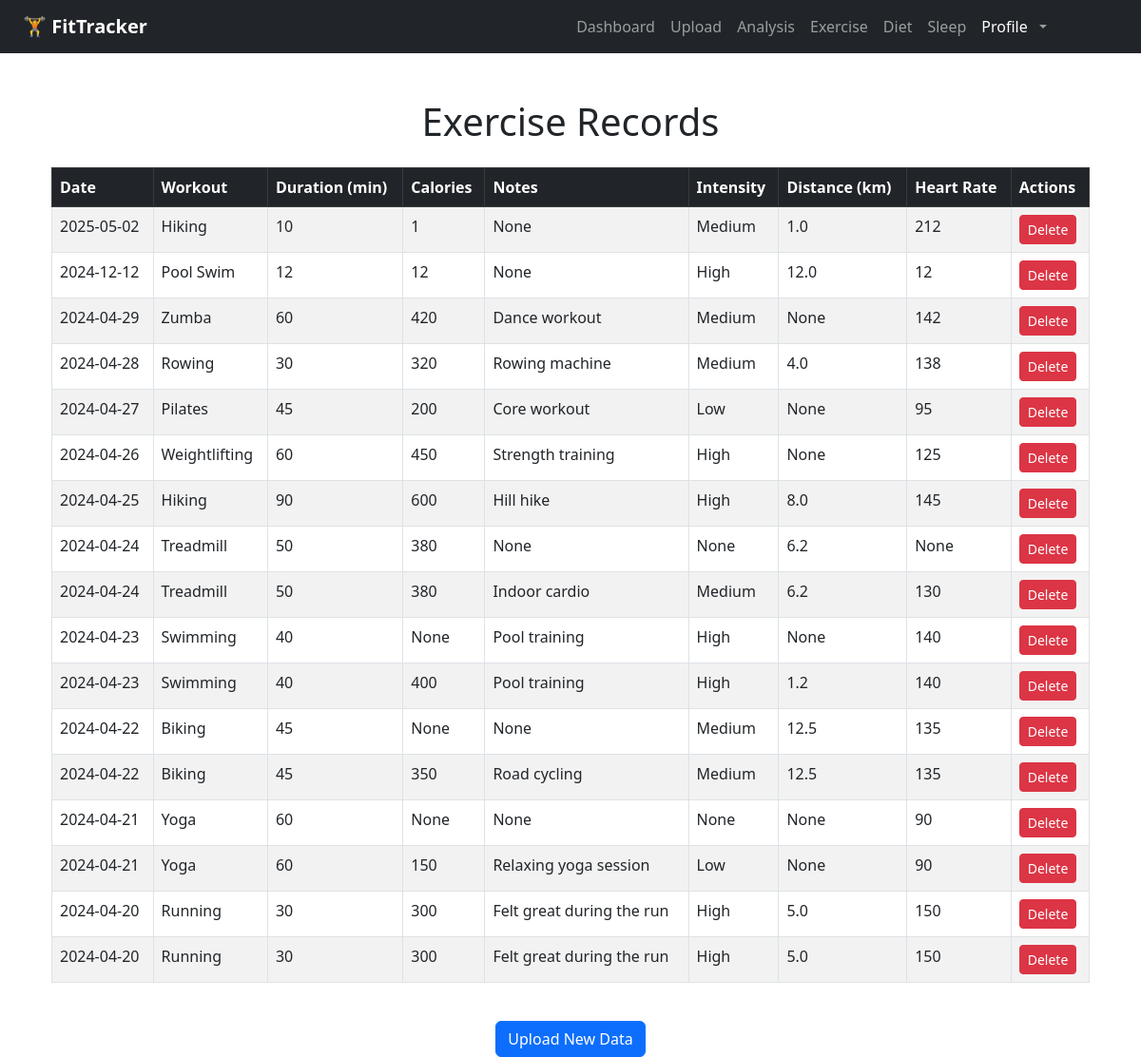
The page /records/exercise (signed in) on the database its author committed.
### app/models.py (models this page shows)
class ExerciseEntry(db.Model):
    id = db.Column(db.Integer, primary_key=True)
    user_id = db.Column(db.Integer, db.ForeignKey('user.id'))
    workout_type = db.Column(db.String(100))
    intensity = db.Column(db.String(50))
    duration = db.Column(db.Integer)
    distance = db.Column(db.Float)
    calories = db.Column(db.Integer)
    heart_rate = db.Column(db.Integer)
    date = db.Column(db.Date)
    notes = db.Column(db.Text)

### app/routes.py (the view)
@main.route("/records/exercise")
def exercise_records():
    if "user_id" not in session:
        return redirect(url_for("main.login"))
    records = ExerciseEntry.query.filter_by(user_id=session["user_id"]).order_by(ExerciseEntry.date.desc()).all()
    return render_template("exercise_records.html", records=records)

### app/templates/exercise_records.html (shortened to what this page needs)
{% extends "base.html" %}
{% block content %}
<div class="container mt-5">
    <h1 class="text-center mb-4">Exercise Records</h1>
    {% if records %}
        <div class="table-responsive">
            <table class="table table-striped table-bordered">
                <thead class="table-dark">
                    <tr>
                        <th>Date</th>
                        <th>Workout</th>
                        <th>Duration (min)</th>
                        <th>Calories</th>
                        <th>Notes</th>
                        <th>Intensity</th>
                        <th>Distance (km)</th>
                        <th>Heart Rate</th>
                        <th>Actions</th>
                    </tr>
                </thead>
                <tbody>
                    {% for entry in records %}
                    <tr>
                        <td>{{ entry.date }}</td>
                        <td>{{ entry.workout_type }}</td>
                        <td>{{ entry.duration }}</td>
                        <td>{{ entry.calories }}</td>
                        <td>{{ entry.notes }}</td>
                        <td>{{ entry.intensity }}</td>
                        <td>{{ entry.distance }}</td>
                        <td>{{ entry.heart_rate }}</td>
                        <td>
                            <form action="{{ url_for('main.delete_exercise', entry_id=entry.id) }}" method="POST" style="display:inline;">
                                <button type="submit" class="btn btn-danger btn-sm" onclick="return confirm('Are you sure you want to delete this record?');">Delete</button>
                            </form>
                        </td>
                    </tr>
                    {% endfor %}
                </tbody>
            </table>
        </div>
    {% else %}
        <p class="text-center">No exercise records found.</p>
    {% endif %}
    <div class="text-center mt-4">
        <a href="{{ url_for('main.upload') }}" class="btn btn-primary">Upload New Data</a>
    </div>
</div>
{% endblock %}

### rows shown on the page
ExerciseEntry: date "2025-05-02", workout_type "Hiking", duration "10", calories "1", notes "None", intensity "Medium", distance "1.0", heart_rate "212"
ExerciseEntry: date "2024-12-12", workout_type "Pool Swim", duration "12", calories "12", notes "None", intensity "High", distance "12.0", heart_rate "12"
ExerciseEntry: date "2024-04-29", workout_type "Zumba", duration "60", calories "420", notes "Dance workout", intensity "Medium", distance "None", heart_rate "142"
ExerciseEntry: date "2024-04-28", workout_type "Rowing", duration "30", calories "320", notes "Rowing machine", intensity "Medium", distance "4.0", heart_rate "138"
ExerciseEntry: date "2024-04-27", workout_type "Pilates", duration "45", calories "200", notes "Core workout", intensity "Low", distance "None", heart_rate "95"
ExerciseEntry: date "2024-04-26", workout_type "Weightlifting", duration "60", calories "450", notes "Strength training", intensity "High", distance "None", heart_rate "125"
ExerciseEntry: date "2024-04-25", workout_type "Hiking", duration "90", calories "600", notes "Hill hike", intensity "High", distance "8.0", heart_rate "145"
ExerciseEntry: date "2024-04-24", workout_type "Treadmill", duration "50", calories "380", notes "None", intensity "None", distance "6.2", heart_rate "None"
ExerciseEntry: date "2024-04-24", workout_type "Treadmill", duration "50", calories "380", notes "Indoor cardio", intensity "Medium", distance "6.2", heart_rate "130"
ExerciseEntry: date "2024-04-23", workout_type "Swimming", duration "40", calories "None", notes "Pool training", intensity "High", distance "None", heart_rate "140"
ExerciseEntry: date "2024-04-23", workout_type "Swimming", duration "40", calories "400", notes "Pool training", intensity "High", distance "1.2", heart_rate "140"
ExerciseEntry: date "2024-04-22", workout_type "Biking", duration "45", calories "None", notes "None", intensity "Medium", distance "12.5", heart_rate "135"
ExerciseEntry: date "2024-04-22", workout_type "Biking", duration "45", calories "350", notes "Road cycling", intensity "Medium", distance "12.5", heart_rate "135"
ExerciseEntry: date "2024-04-21", workout_type "Yoga", duration "60", calories "None", notes "None", intensity "None", distance "None", heart_rate "90"
ExerciseEntry: date "2024-04-21", workout_type "Yoga", duration "60", calories "150", notes "Relaxing yoga session", intensity "Low", distance "None", heart_rate "90"
ExerciseEntry: date "2024-04-20", workout_type "Running", duration "30", calories "300", notes "Felt great during the run", intensity "High", distance "5.0", heart_rate "150"
ExerciseEntry: date "2024-04-20", workout_type "Running", duration "30", calories "300", notes "Felt great during the run", intensity "High", distance "5.0", heart_rate "150"
